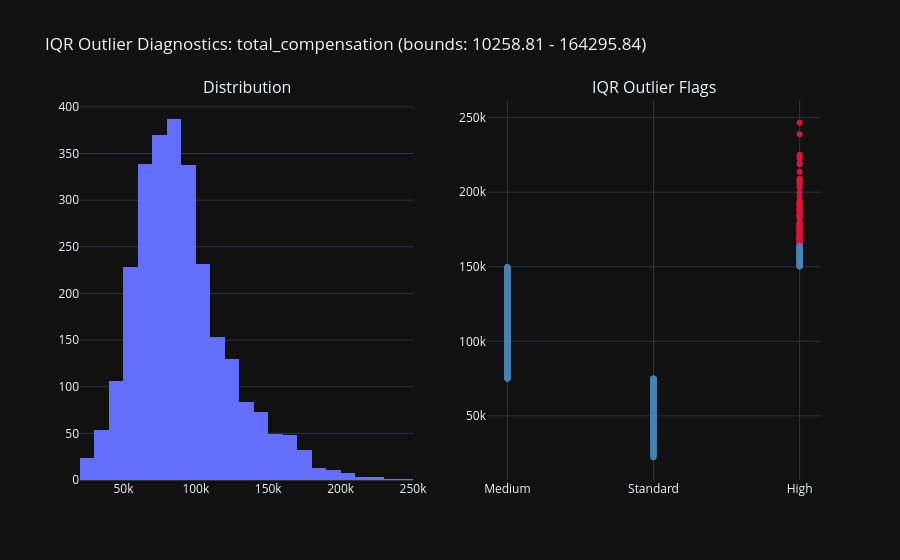

Write notebook code for a chart like this one.
### Markdown cell above
## 4. IQR Outlier Filtering Dashboard

### Code cell
def generate_iqr_outlier_dashboard(df: pd.DataFrame, value_col: str, category_col: str):
    """Two-panel Plotly dashboard: distribution + IQR-flagged outliers.

    IQR bounds are computed on the *full* frame (quantiles need the true
    distribution), but the scatter panel is downsampled for rendering.
    """
    q1, q3 = df[value_col].quantile([0.25, 0.75])
    iqr = q3 - q1
    lower, upper = q1 - 1.5 * iqr, q3 + 1.5 * iqr

    flagged = df.assign(is_outlier=lambda d: ~d[value_col].between(lower, upper))
    plot_df = _downsample(flagged)

    fig = make_subplots(rows=1, cols=2, subplot_titles=("Distribution", "IQR Outlier Flags"))
    fig.add_trace(go.Histogram(x=df[value_col], nbinsx=40, name=value_col), row=1, col=1)
    fig.add_trace(
        go.Scatter(
            x=plot_df[category_col], y=plot_df[value_col], mode="markers",
            marker=dict(color=plot_df["is_outlier"].map({True: "crimson", False: "steelblue"})),
            name="records",
        ),
        row=1, col=2,
    )
    fig.update_layout(
        template="plotly_dark", showlegend=False,
        title=f"IQR Outlier Diagnostics: {value_col} (bounds: {lower:.2f} - {upper:.2f})",
    )
    return fig


fig = generate_iqr_outlier_dashboard(salaries, "total_compensation", "job_level")
fig.show()

### Figure 1 — Plotly figure (JSON) as saved in the notebook; plotly's stock layout.template omitted (floating-point values rounded to 4 significant figures; data arrays with more than 128 entries replaced by an {"elided": "..."} marker saying what was removed)
{"data": [{"name": "total_compensation", "nbinsx": 40, "type": "histogram", "x": {"elided": "2686 float values"}, "xaxis": "x", "yaxis": "y"}, {"marker": {"color": {"elided": "2686 str values"}}, "mode": "markers", "name": "records", "type": "scatter", "x": {"elided": "2686 str values"}, "xaxis": "x2", "y": {"elided": "2686 float values"}, "yaxis": "y2"}], "layout": {"annotations": [{"font": {"size": 16}, "showarrow": false, "text": "Distribution", "x": 0.225, "xanchor": "center", "xref": "paper", "y": 1, "yanchor": "bottom", "yref": "paper"}, {"font": {"size": 16}, "showarrow": false, "text": "IQR Outlier Flags", "x": 0.775, "xanchor": "center", "xref": "paper", "y": 1, "yanchor": "bottom", "yref": "paper"}], "showlegend": false, "title": {"text": "IQR Outlier Diagnostics: total_compensation (bounds: 10258.81 - 164295.84)"}, "xaxis": {"anchor": "y", "domain": [0, 0.45]}, "xaxis2": {"anchor": "y2", "domain": [0.55, 1]}, "yaxis": {"anchor": "x", "domain": [0, 1]}, "yaxis2": {"anchor": "x2", "domain": [0, 1]}}}
